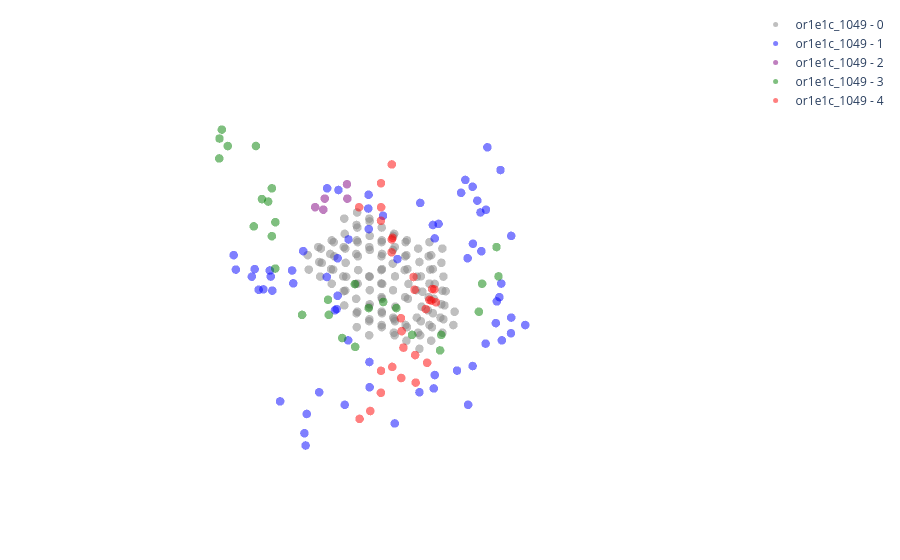

Notebook cell for this chart:
### Code cell
"""
Visualization of PCA input voxels 
"""

import plotly.graph_objects as go 

# Define a colormap for voxel properties (0-6)
color_map = {
    0: 'gray',       # Empty space
    1: 'blue',       # Aliphatic apolar
    2: 'purple',     # Aromatic
    3: 'green',      # Polar uncharged
    4: 'red',        # Negatively charged
    5: 'orange',     # Positively charged
    6: 'black'       # Non-standard residues
}

vis_index = [i for i, s in enumerate(Cbc_res_coords.keys()) if 'or1e1c_1049' in s.lower()]


voxelized_array, voxel_shape  = vf.voxelize_cavity(cavity_coords  = Cbc_surf_coords, 
                                                   residue_coords = Cbc_res_coords, 
                                                   resolution=1)

labeled_voxels = [vf.convert_properties(_voxels) for _voxels in voxelized_array]
voxel_data = np.array(labeled_voxels)[vis_index]
labels = [list(Cbc_res_coords.keys())[i] for i in vis_index]

fig = go.Figure()
for i, (label, voxel_grid) in enumerate(zip(labels, voxel_data)):
    for _property in np.unique(voxel_grid): 
        if _property == -1:
            continue  # Skip empty space
        
        # Get occupied voxels for the current property
        occupied_voxels = np.array(np.where(voxel_grid == _property)).T
        if len(occupied_voxels) == 0:
            continue  # Skip if no voxels found

        # Extract x, y, z coordinates
        x, y, z = occupied_voxels[:, 0], occupied_voxels[:, 1], occupied_voxels[:, 2]

        # Add scatter plot for the current property type
        fig.add_trace(go.Scatter3d(
            x=x, y=y, z=z,
            mode='markers',
            name=f"{label} - {str(_property)}",
            marker=dict(
                size=5,
                color=color_map[_property],  # Assign color based on property
                opacity=0.5
            ),
            # legend = label, 
            legendgroup = label
        ))
        
fig = pf._plotly_blank_style(fig)
fig.show()
# fig.write_html('/mnt/data2/Justice/OR_learning/output/Canonical_bc/AF3/define_AF3_CBC/Demo_vox_property.html')

### Figure 1 — Plotly figure (JSON) as saved in the notebook; plotly's stock layout.template omitted (floating-point values rounded to 4 significant figures; data arrays with more than 128 entries replaced by an {"elided": "..."} marker saying what was removed)
{"data": [{"legendgroup": "or1e1c_1049", "marker": {"color": "gray", "opacity": 0.5, "size": 5}, "mode": "markers", "name": "or1e1c_1049 - 0", "type": "scatter3d", "x": {"elided": "129 int values"}, "y": {"elided": "129 int values"}, "z": {"elided": "129 int values"}}, {"legendgroup": "or1e1c_1049", "marker": {"color": "blue", "opacity": 0.5, "size": 5}, "mode": "markers", "name": "or1e1c_1049 - 1", "type": "scatter3d", "x": [1, 2, 2, 2, 2, 2, 3, 3, 3, 3, 4, 4, 4, 4, 4, 4, 4, 4, 4, 5, 6, 7, 7, 7, 8, 8, 8, 9, 9, 9, 9, 9, 10, 10, 10, 11, 11, 11, 11, 11, 11, 11, 11, 12, 12, 12, 12, 12, 12, 12, 12, 13, 13, 13, 14, 14, 14, 14, 15, 15, 15, 15, 16, 17, 17, 17], "y": [16, 14, 15, 15, 17, 18, 14, 15, 15, 18, 13, 16, 16, 17, 18, 18, 18, 19, 20, 16, 16, 8, 14, 15, 8, 16, 20, 8, 9, 19, 20, 20, 7, 10, 11, 7, 7, 11, 14, 14, 18, 19, 19, 5, 6, 12, 15, 15, 15, 16, 17, 6, 14, 18, 7, 9, 9, 15, 7, 7, 9, 14, 14, 13, 15, 15], "z": [6, 9, 10, 13, 12, 5, 15, 11, 14, 5, 12, 14, 18, 17, 7, 9, 10, 8, 8, 16, 16, 10, 15, 14, 9, 14, 9, 8, 7, 7, 5, 8, 10, 7, 5, 8, 9, 8, 15, 17, 6, 7, 8, 7, 9, 17, 5, 7, 17, 17, 15, 8, 18, 5, 10, 10, 11, 5, 11, 12, 12, 6, 5, 6, 4, 5]}, {"legendgroup": "or1e1c_1049", "marker": {"color": "purple", "opacity": 0.5, "size": 5}, "mode": "markers", "name": "or1e1c_1049 - 2", "type": "scatter3d", "x": [7, 7, 8, 8, 9], "y": [8, 8, 6, 7, 8], "z": [13, 14, 12, 13, 13]}, {"legendgroup": "or1e1c_1049", "marker": {"color": "green", "opacity": 0.5, "size": 5}, "mode": "markers", "name": "or1e1c_1049 - 3", "type": "scatter3d", "x": [5, 6, 6, 6, 12, 12, 12, 13, 13, 13, 14, 14, 14, 14, 14, 14, 14, 14, 14, 14, 15, 15, 15, 15, 15, 15, 16, 16], "y": [18, 18, 18, 19, 17, 20, 20, 15, 16, 19, 6, 9, 9, 10, 10, 14, 14, 15, 16, 18, 7, 8, 11, 11, 11, 13, 9, 11], "z": [13, 9, 11, 12, 12, 11, 12, 13, 12, 12, 19, 16, 19, 15, 17, 11, 12, 10, 10, 14, 18, 19, 13, 15, 17, 11, 20, 16]}, {"legendgroup": "or1e1c_1049", "marker": {"color": "red", "opacity": 0.5, "size": 5}, "mode": "markers", "name": "or1e1c_1049 - 4", "type": "scatter3d", "x": [2, 3, 3, 3, 4, 4, 5, 5, 5, 5, 5, 5, 5, 6, 6, 6, 6, 6, 7, 8, 8, 8, 9, 9, 9, 9, 10, 11], "y": [11, 8, 12, 12, 8, 13, 9, 9, 10, 10, 11, 12, 14, 8, 11, 12, 13, 14, 13, 14, 15, 16, 13, 13, 14, 16, 13, 13], "z": [4, 14, 5, 6, 13, 7, 11, 12, 9, 10, 4, 8, 7, 12, 11, 4, 8, 7, 1, 5, 5, 5, 1, 3, 4, 4, 0, 0]}], "layout": {"margin": {"b": 10, "l": 10, "r": 10, "t": 10}, "scene": {"xaxis": {"showbackground": false, "visible": false}, "yaxis": {"showbackground": false, "visible": false}, "zaxis": {"showbackground": false, "visible": false}}}}
